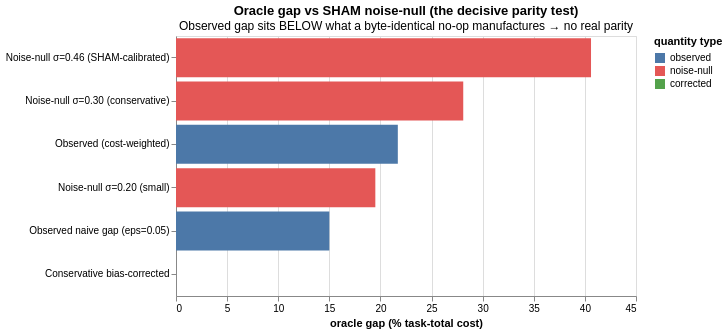

Vega-Lite specification stored for this chart:
### Vega-Lite specification from a JSON file in a GitHub repository (floating-point values rounded to 4 significant figures)
{"$schema": "https://vega.github.io/schema/vega-lite/v5.json", "title": {"text": "Oracle gap vs SHAM noise-null (the decisive parity test)", "subtitle": "Observed gap sits BELOW what a byte-identical no-op manufactures → no real parity"}, "width": 460, "height": 260, "data": {"values": [{"quantity": "Observed naive gap (eps=0.05)", "pct": 15.0, "kind": "observed"}, {"quantity": "Observed (cost-weighted)", "pct": 21.7, "kind": "observed"}, {"quantity": "Noise-null σ=0.20 (small)", "pct": 19.5, "kind": "noise-null"}, {"quantity": "Noise-null σ=0.30 (conservative)", "pct": 28.1, "kind": "noise-null"}, {"quantity": "Noise-null σ=0.46 (SHAM-calibrated)", "pct": 40.6, "kind": "noise-null"}, {"quantity": "Conservative bias-corrected", "pct": 0.0, "kind": "corrected"}]}, "mark": {"type": "bar"}, "encoding": {"y": {"field": "quantity", "type": "nominal", "sort": "-x", "axis": {"title": null}}, "x": {"field": "pct", "type": "quantitative", "axis": {"title": "oracle gap (% task-total cost)"}}, "color": {"field": "kind", "type": "nominal", "scale": {"domain": ["observed", "noise-null", "corrected"], "range": ["#4c78a8", "#e45756", "#54a24b"]}, "legend": {"title": "quantity type"}}}}
